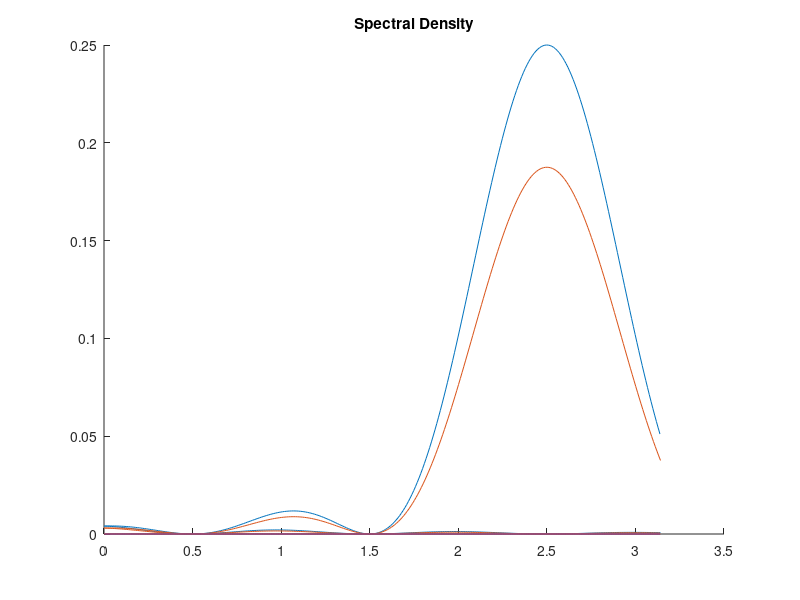

Write MATLAB code to recreate this figure.
clc
clear
close all
h=input('Please insert a value for h : ');
T=1;
f=-pi:0.01:pi;
for k=1:4
M=[2 4 8 16];
phi=(sin(M(k)*pi*h)/(M(k)*sin(pi*h)));
s1=[];
for i=1:M
    s2=(sin(pi*(f*T-(h/2)*(2*i-1-M(k)))))./(pi*(f*T-(h/2)*(2*i-1-M(k))));
    s2=[s1;s2];
end
s4=(1/M(k))*sum(s2.^2,1);
s5=[];
for i=1:M(k)
    for j=1:M(k)
        a=pi*h*(i+j-1-M(k));
        s6=(cos(2*pi*f*T-a)-phi*cos(a))./(1+phi^2-2*phi*cos(2*pi*f*T));
        s6=[s5;s6];
    end
end
s8=(2/(M(k)^2))*sum(s6.*s2.*s2,1);
sT=T*(s4+s8);
hold on;
plot(abs(f*T),sT)
title('Spectral Density')
end
